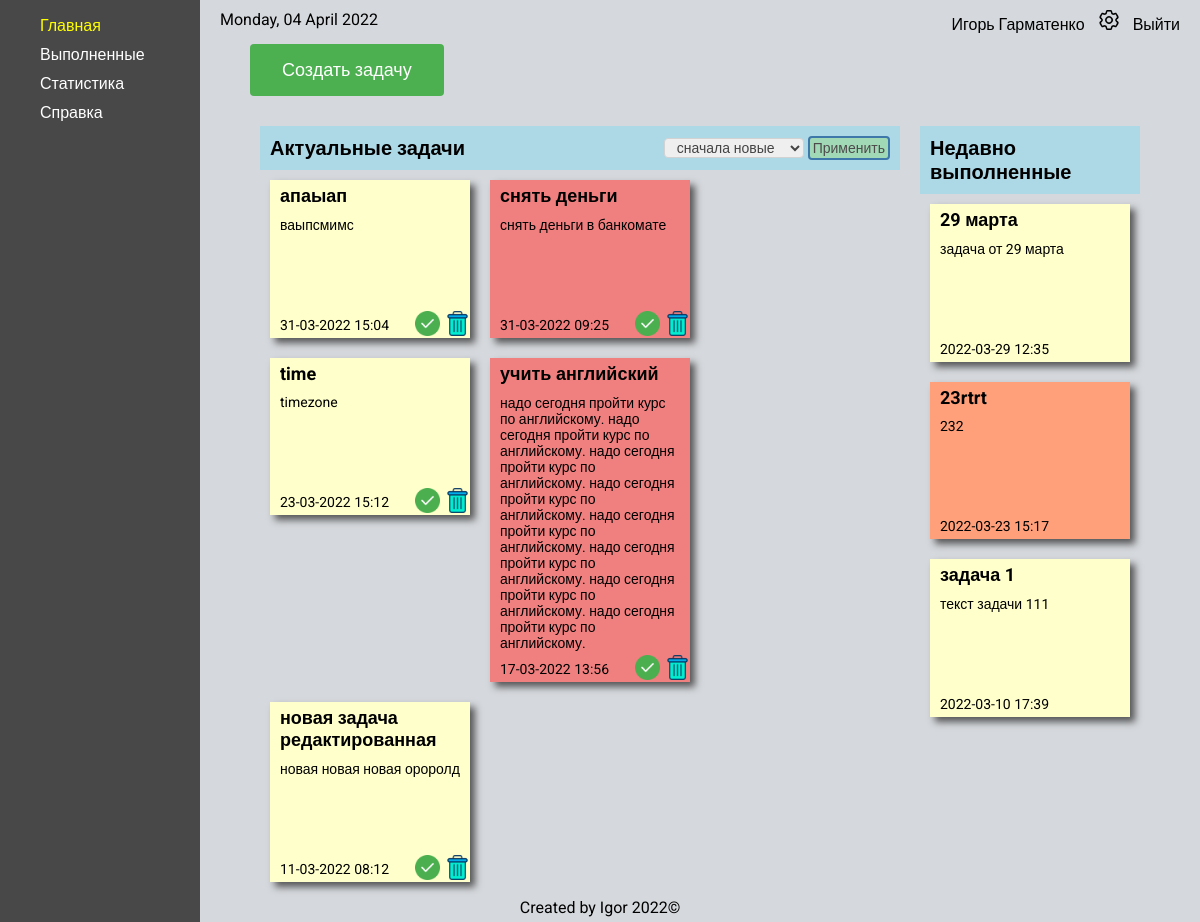
The page /home/ (signed in) on the database its author committed.
### ToDo/models.py (models this page shows, shortened)
class CustomUser(AbstractUser):
    avatar = models.ImageField(
        blank=True,
        verbose_name='Avatar',
        upload_to=f'images/',
        default='../static/ToDo/images/default.png'
    )
    date_of_birth = models.DateField(blank=True, null=True)

class Task(models.Model):
    PRIORITY_LEVEL = (('L', 'низкий'),
                      ('M', 'обычный'),
                      ('H', 'высокий'),
                      )
    user = models.ForeignKey(settings.AUTH_USER_MODEL, on_delete=models.CASCADE, null=True, blank=True)
    title = models.CharField(max_length=200)
    descr = models.CharField(max_length=500)
    priority = models.CharField(max_length=10, choices=PRIORITY_LEVEL, default='medium')
    is_finished = models.BooleanField(default=False)
    created_at = models.DateTimeField(auto_now_add=True)
    complated_at = models.DateTimeField(auto_now=True)
    class Meta:
        ordering = ['-created_at']

### ToDo/views.py (the view, shortened to what this page needs)
# urls.py: 2. Add a URL to urlpatterns:  path('', views.home, name='home')
@login_required
def home(request):
    current_date = date.today().strftime("%A, %d %B %Y")
    sort_form = TaskSort(request.POST)
    tasks = Task.objects.filter(user_id=request.user.id)
    context = {
        'menu': home_menu,
        'tasks_active': tasks,
        'tasks_finished': tasks.order_by("-complated_at")[:5],
        'date': current_date,
        'sort_form': sort_form,
        'title': 'Домашняя страница'
    }
    return render(request, 'ToDo/home.html', context=context)

### ToDo/forms.py
class TaskSort(forms.Form):
    SORT_TYPE = (('date_new', 'сначала новые'),
                 ('date_old', 'сначала старые'),
                ('priority', 'по важности'),
                )
    sort = forms.ChoiceField(choices=SORT_TYPE)

### ToDo/templates/ToDo/home.html (shortened to what this page needs)
{% extends 'ToDo/home_base.html' %}
{% load static %}
{% block rightbar %}
    <a class="create__task-btn" href="{% url 'create_task' %}">Создать задачу</a>
    <div class="tasks__wrap">
        <div class="tasks__active_wrap">
            <div class="tasks__header">
                <div class="tasks__active_title">Актуальные задачи</div>
                <div class="tasks__active_info">
                    <form method="post" enctype="multipart/form-data">
                        {% for field in sort_form %}
                                {{ field }}
                        {% endfor%}
                        <input type="submit" class="sort__btn" value="Применить">
                    </form>
                </div>
            </div>
            <div class="tasks__active">
                {% for task in tasks_active %}
                    {% if not task.is_finished %}
                        <div class="task {{ task.priority }}">
                            <div class="task__title">
                                <a class="task__edit-link" href="{% url 'task-edit' task.id %}" title="Редактировать">{{ task.title }}</a>
                            </div>
                            <div class="task__descr">{{ task.descr }}</div>
                            <div class="task__created_at">{{ task.created_at|date:'d-m-Y H:i' }}</div>
                            <a href="{% url 'task_make_done' task.id %}" onclick="return proverka();"><img class="task__done_img" src="{% static 'ToDo/images/done.png' %}" alt="done task"></a>
                            <a href="{% url 'task_delete' task.id %}" onclick="return proverka();"><img class="task__delete_img" src="{% static 'ToDo/images/delete.png' %}" alt="delete task"></a>
                        </div>
                    {% endif %}
                {% endfor %}
            </div>
        </div>
        <div class="tasks__completed_wrap">
            <div class="tasks__header">
                <div class="tasks__active_title">Недавно выполненные</div>
            </div>
            <div class="tasks__completed">
                {% for task in tasks_finished %}
                    {% if task.is_finished %}
                        <div class="task {{ task.priority }}">
                            <div class="task__title">{{ task.title }}</div>
                            <div class="task__descr">{{ task.descr }}</div>
                            <div class="task__created_at">{{ task.created_at|date:'Y-m-d H:i' }}</div>
                        </div>
                    {% endif %}
                {% endfor %}
            </div>
    </div>
{% endblock %}

### ToDo/templates/ToDo/home_base.html
{% extends 'ToDo/base.html' %}
{% load static %}
{% block content %}
    <div class="main">
        <div  class="leftbar">
            <ul class="home_menu">
                {% for key, item in menu.items %}
                    {% url key as url %}
                    <li class="home_menu__item {% if request.path == url %}active{%endif %}">
                        <a href="{% url key %}">{{ item }}</a>
                    </li>
                {% endfor %}
            </ul>
        </div>
        <div  class="rightbar">
            <div class="home_nav">
                <div class="date">{{ date }}</div>
                <div class="home_info">
                    {% if request.user.is_authenticated %}
                        <span>{{ user.first_name }} {{ user.last_name }}</span>
                        <a href="{% url 'user_settings' %}">
                            <img class="settings__icon" src="{% static 'ToDo/images/setting.png' %}" alt="settings">
                        </a>
                        <a href="{% url 'logout' %}">Выйти</a>
                    {% endif %}
                </div>
            </div>
            {% block rightbar %}
            {% endblock %}
        </div>
    </div>
{% endblock %}

### ToDo/static/ToDo/css/style.css (style rules this page uses)
html { font-family: 'Roboto', sans-serif; background-image: url(../images/index_background.webp); background-repeat: no-repeat; background-position: center center; background-attachment: fixed; -webkit-background-size: cover; -moz-background-size: cover; -o-background-size: cover; background-size: cover; }
body { margin: 0; }
.main { display: flex; }
.leftbar { width: 10%; min-width: 200px; background-color: #484848; display: flex; flex-direction: column; min-height: 100vh; }
.rightbar { width: 90%; background-color: #D5D8DC; min-height: 100vh; }
.settings__icon { margin: 0 10px; width: 20px; height: 20px; }
.home_menu { display: flex; flex-direction: column; align-items: flex-start; }
.home_menu__item { list-style-type: none; margin-bottom: 10px; display: block; }
.home_menu__item a { text-decoration: none; color: white; list-style-type: none; }
.active a { color: yellow; }
.home_nav { display: flex; justify-content: space-between; padding: 10px 20px; }
.home_info a { text-decoration: none; color: black; }
.create__task-btn { margin-left: 50px; background-color: #4CAF50; border: none; color: white; padding: 15px 32px; text-align: center; text-decoration: none; display: inline-block; font-size: 18px; border-radius: 4px; -webkit-transition-duration: 0.4s; transition-duration: 0.4s; }
.tasks__wrap { display: flex; justify-content: space-between; padding: 30px 50px; }
.tasks__active { display: flex; justify-content: flex-start; align-items: flex-start; flex-wrap: wrap; align-content: flex-start; }
.tasks__header { display: flex; justify-content: space-between; background-color: #ADD8E6; padding: 10px 10px; }
.tasks__active_info { margin-left: 50px; }
.tasks__active_title { font-size: 20px; font-weight: bold; }
.tasks__completed_wrap { margin: 0 10px; }
.tasks__active_wrap { margin: 0 10px; width: 100%; }
.tasks__completed { display: flex; flex-direction: column; align-content: flex-start; }
.task { position: relative; display: flex; flex-direction: column; align-items: center; width: 200px; word-wrap: break-word; margin: 10px; height: auto; box-shadow: 5px 5px 7px rgba(33,33,33,.7); transform: rotate(0deg); transition: transform .15s linear; }
.task__title { width: 100%; padding: 5px 10px; box-sizing: border-box; font-weight: bold; font-size: 18px; }
.task__delete_img { display: block; width: 25px; height: 25px; position: absolute; bottom: 2px; right: 0; }
.task__done_img { display: block; width: 25px; height: 25px; position: absolute; bottom: 2px; right: 30px; }
.H { background: #F08080; }
.M { background: #FFA07A; }
.L { background: #ffc; }
.task__descr { width: 100%; padding: 5px 10px; box-sizing: border-box; font-size: 14px; min-height: 100px; word-wrap: inherit; }
.task__created_at { width: 100%; padding: 5px 10px; box-sizing: border-box; font-size: 14px; }
.task__edit-link { text-decoration: none; color: black; }
#id_sort { cursor: pointer; padding-left: 8px; font-size: 14px; border: 1px solid #d2d2d2; border-radius: 4px; color: #444; width: 140px; box-sizing: border-box; }
.sort__btn { cursor: pointer; background-color: #a1d8b6; border: 2px solid #3e77aa; color: #4d4b4b; padding: 2px 3px; text-align: center; text-decoration: none; display: inline-block; font-size: 14px; border-radius: 4px; -webkit-transition-duration: 0.4s; transition-duration: 0.4s; }

### rows shown on the page
CustomUser: first_name "Игорь", last_name "Гарматенко"
Task: title "апаыап", descr "ваыпсмимс", created_at "31-03-2022 15:04", is_finished False (drawn)
Task: title "снять деньги", descr "снять деньги в банкомате", created_at "31-03-2022 09:25", is_finished False (drawn)
Task: title "time", descr "timezone", created_at "23-03-2022 15:12", is_finished False (drawn)
Task: title "учить английский", descr "надо сегодня пройти курс по английскому. надо сегодня пройти курс по английскому. надо сегодня пройти курс по английскому. надо сегодня пройти курс по английскому. надо сегодня пройти курс по английскому. надо сегодня пройти курс по английскому. надо сегодня пройти курс по английскому. надо сегодня пройти курс по английскому.", created_at "17-03-2022 13:56", is_finished False (drawn)
Task: title "новая задача редактированная", descr "новая новая новая ороролд", created_at "11-03-2022 08:12", is_finished False (drawn)
Task: title "29 марта", descr "задача от 29 марта", created_at "2022-03-29 12:35"
Task: title "23rtrt", descr "232", created_at "2022-03-23 15:17"
Task: title "задача 1", descr "текст задачи 111", created_at "2022-03-10 17:39"

### other values the page prints
{{ item }} "Главная" "Выполненные" "Статистика" "Справка"
{{ date }} "Monday, 04 April 2022"
